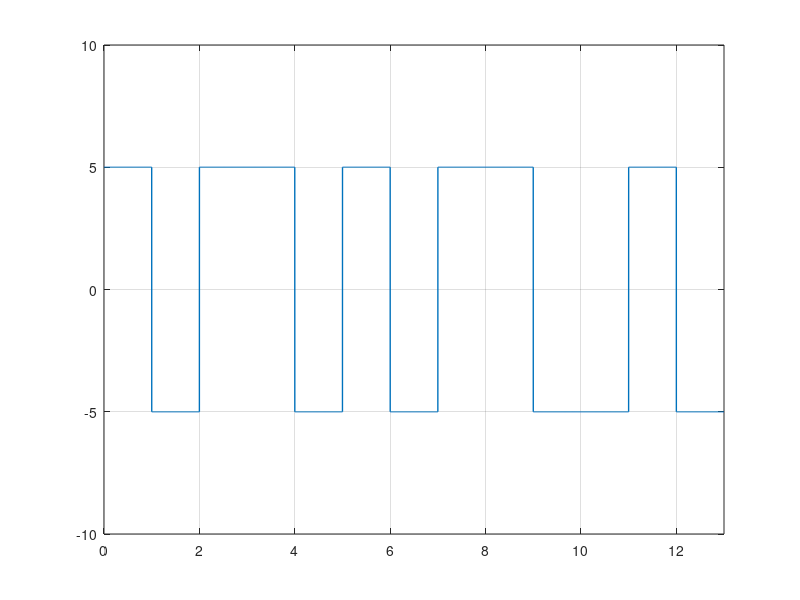

Reproduce this figure in MATLAB.
clc; #... Clear command line
clear all; #... Clear variables
close all; #... Clear figures

bits = [1,0,1,1,0,1,0,1,1,0,0,1,0];

#... Modulation

bitrate = 1; #... Number of bits per second
voltage = 5;

samplingRate = 1000;
samplingTime = 1/samplingRate;

endTime = length(bits)/bitrate;
time = 0:samplingTime:endTime;

index = 1;

for i = 1:length(time)
    if bits(index) == 1
        modulation(i) = voltage;
    else
        modulation(i) = -voltage;
    endif
    if time(i)*bitrate >= index
        index = index+1;
    endif
endfor

plot(time, modulation, "LineWidth", 1);
axis([0 endTime -voltage-5 voltage+5]);
grid on;

#... Demodulation

index = 1

for i = 1:length(modulation)
    if modulation(i) == voltage
        demodultaion(index) = 1;
    else
        demodultaion(index) = 0;
    endif
    if time(i)*bitrate >= index
        index = index+1;
    endif
endfor

disp(demodultaion);
